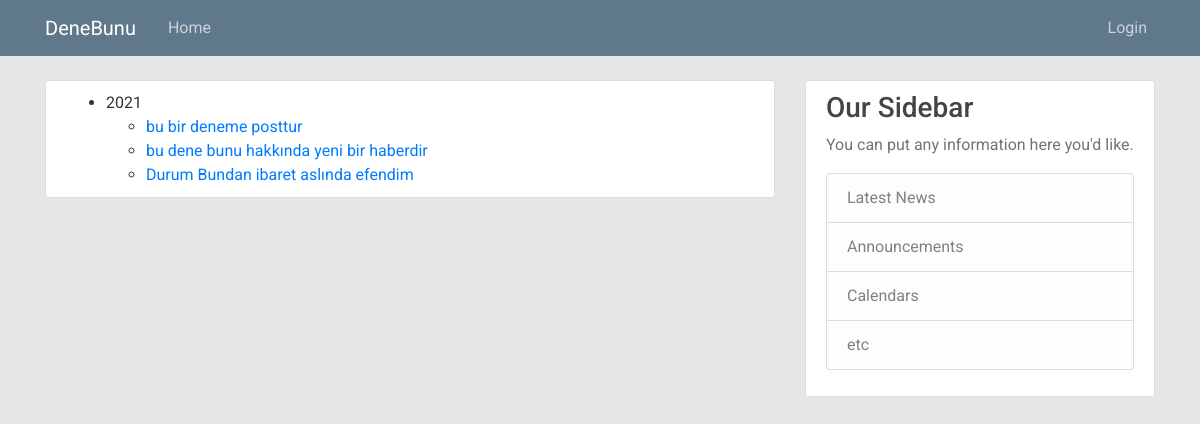
The app's page /, older data.
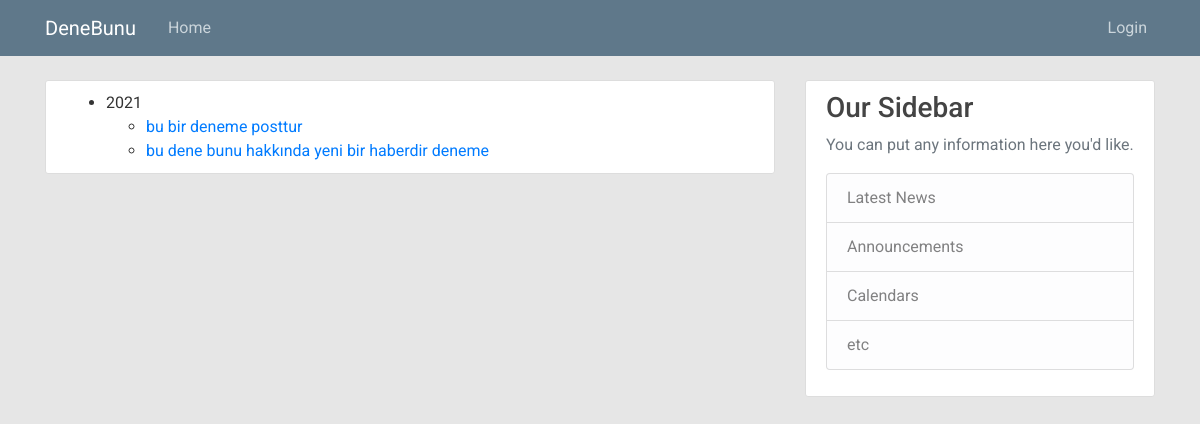
The same page, newer data.
### admin_panel/models.py (models this page shows, shortened)
class PressContent(models.Model):
    label = models.TextField('label',max_length=50)
    url = models.TextField('url')
    date = models.DateTimeField('date_published',default=timezone.now)
    created = models.DateTimeField('date_created',default = timezone.now)
    modified = models.DateTimeField('date_updated', auto_now=True)

### news/views.py (the view)
# urls.py: 2. Add a URL to urlpatterns:  path('', views.home, name='home')
def home(request):
    context = {
        'title': 'Home',
        'news': PressContent.objects.order_by('-date'),
    }
    return render(request,'news/home.html',context)

### news/templates/news/home.html
{% extends "admin_panel/base.html" %}
{% block content %}
    <div class="media content-section">
        {% regroup news by date.year as year_list %}
        <ul>
        {% for year in year_list %}
            <li>{{ year.grouper }}
                <ul>
                {% for new in year.list %}
                    <li><a href="{% url 'news-detail' new.id %}">{{ new.label }} </a></li>
                {% endfor %}
                </ul>
            </li>
        {% endfor %}
        </ul>
    </div>
{% endblock content %}

### admin_panel/templates/admin_panel/base.html (shortened to what this page needs)
{% load static %}
<!DOCTYPE html>
<html>
<head>
    <link rel="stylesheet" href="https://maxcdn.bootstrapcdn.com/bootstrap/4.0.0/css/bootstrap.min.css">
    <link rel="stylesheet" type="text/css" href="{% static 'news/main.css' %}">
    <link rel="stylesheet" type="text/css" href="{% static 'news/timeline.css' %}">
    <link href="https://cdnjs.cloudflare.com/ajax/libs/font-awesome/4.2.0/css/font-awesome.min.css" rel="stylesheet" type="text/css">
</head>
<body>
    <header class="site-header">
      <nav class="navbar navbar-expand-md navbar-dark bg-steel fixed-top">
        <div class="container">
          <a class="navbar-brand mr-4" href="{% url 'news-home' %}">DeneBunu</a>
          <div class="collapse navbar-collapse" id="navbarToggle">
            <div class="navbar-nav mr-auto">
              <a class="nav-item nav-link" href="{% url 'news-home' %}">Home</a>
            </div>
            <div class="navbar-nav">
              {% if user.is_authenticated%}
                <a class="nav-item nav-link"  href="{% url 'news-create' %}">New Post</a>
                <a class="nav-item nav-link" href="{% url 'logout' %}">logout</a>
              {% else %}
                <a class="nav-item nav-link" href="{% url 'login' %}">Login</a>
              {% endif %}
            </div>
          </div>
        </div>
      </nav>
    </header>
    <main role="main" class="container">
      <div class="row">
        <div class="col-md-8">
          {% block content %}{% endblock %}
        </div>
        <div class="col-md-4">
          <div class="content-section">
            <h3>Our Sidebar</h3>
            <p class='text-muted'>You can put any information here you'd like.
              <ul class="list-group">
                <li class="list-group-item list-group-item-light">Latest News</li>
                <li class="list-group-item list-group-item-light">Announcements</li>
                <li class="list-group-item list-group-item-light">Calendars</li>
                <li class="list-group-item list-group-item-light">etc</li>
              </ul>
            </p>
          </div>
        </div>
      </div>
    </main>
</body>
</html>

### admin_panel/static/news/main.css (style rules this page uses)
body { background: #fafafa; color: #333333; margin-top: 5rem; }
h1, h2, h3, h4, h5, h6 { color: #444444; }
ul { margin: 0; }
.bg-steel { background-color: #5f788a; }
.site-header .navbar-nav .nav-link { color: #cbd5db; }
.content-section { background: #ffffff; padding: 10px 20px; border: 1px solid #dddddd; border-radius: 3px; margin-bottom: 20px; }

### admin_panel/static/news/timeline.css (style rules this page uses)
body { background: #e6e6e6; font-family: "Roboto", sans-serif; font-weight: 400; }

Row changes from the older to the newer data that the page shows:
removed PressContent: label "Durum Bundan ibaret aslında efendim"
changed PressContent: label "bu dene bunu hakkında yeni bir haberdir" → "bu dene bunu hakkında yeni bir haberdir deneme"
